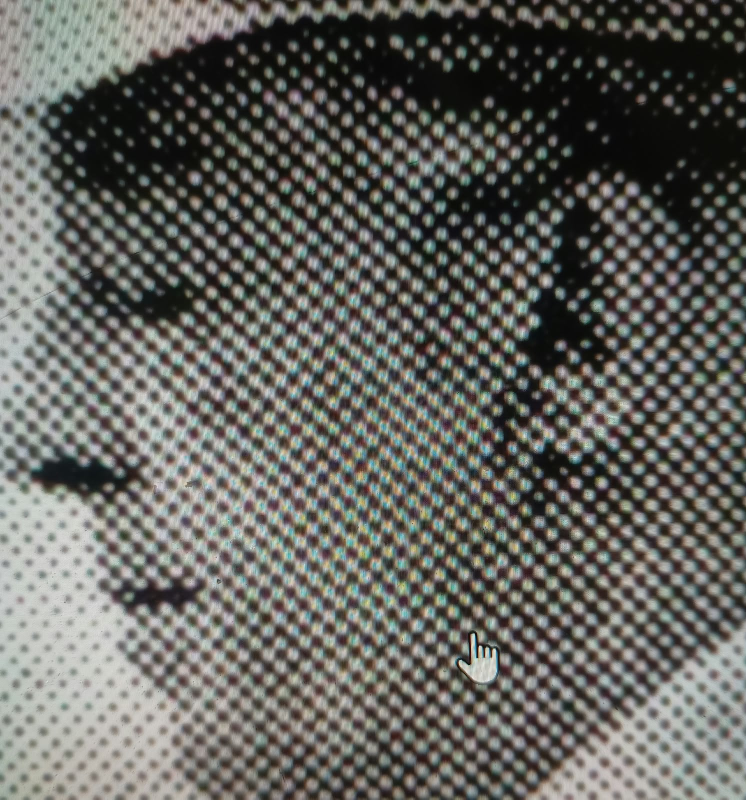
#> input picture assignment_2/q2/newspaper.jpeg, 1492 x 1599 px (shown at 1/2 size)
$ python q2d.py
#> lines starting #> are read from the running program, lines starting #| are printed output that depends on the picture; long printed decimals are rounded
### assignment_2/q2/q2functions.py
import numpy as np
import matplotlib.pyplot as plt
from scipy.ndimage import uniform_filter
from PIL import Image

# [63 lines left out: functions nearest_neighbor_resize, ideal_lowpass_filter, separable_butterworth_filter, not called in this run]

def create_notch_filter(shape, notch_points, radius):

    height, width = shape

    # Start by keeping every frequency
    H = np.ones((height, width))

    y = np.arange(height)
    x = np.arange(width)

    X, Y = np.meshgrid(x, y)

    # Create a zero-valued circular notch
    # around every selected frequency
    for point_y, point_x in notch_points:

        distance = np.sqrt((X - point_x) ** 2 + (Y - point_y) ** 2)
        H[distance <= radius] = 0

    return H

# 4. Optimum-notch weighting function w(x,y), computed over a local
#    (2a+1) x (2b+1) neighbourhood centred at every pixel:
#
#         mean(g*eta) - mean(g)*mean(eta)
#    w = ----------------------------------
#              mean(eta^2) - mean(eta)^2
#
#    All the mean terms are LOCAL averages (box filter of size
#    `win`), computed efficiently with scipy.ndimage.uniform_filter
#    instead of a manual double loop.

def optimum_notch_restore(g, eta, win):
    mean_g = uniform_filter(g, size=win, mode="reflect")
    mean_eta = uniform_filter(eta, size=win, mode="reflect")
    mean_g_eta = uniform_filter(g * eta, size=win, mode="reflect")
    mean_eta2 = uniform_filter(eta ** 2, size=win, mode="reflect")

    numerator = mean_g_eta - mean_g * mean_eta
    denominator = mean_eta2 - mean_eta ** 2

    eps = 1e-8  # avoid division by ~0 in flat regions of eta
    w = numerator / (denominator + eps)

    modulated_noise = w * eta
    restored = g - modulated_noise
    return w, modulated_noise, restored

### assignment_2/q2/q2d.py
import numpy as np
import matplotlib.pyplot as plt
from PIL import Image
from scipy.ndimage import uniform_filter
from q2functions import create_notch_filter, optimum_notch_restore

image = np.array(Image.open("newspaper.jpeg").convert("L")).astype(np.float64)
g = image  # alias matching the textbook notation: g(x,y) = noisy image

F = np.fft.fft2(g)
F_shifted = np.fft.fftshift(F)

notch_points = [
    # inner ring (fundamental frequencies)
    (832, 718), (766, 774),
    (769, 716), (829, 776),
    (802, 688), (796, 804),
    (863, 749), (735, 743),
    # outer ring (2nd-order harmonics of the same lattice)
    (740, 686), (858, 806),
    (735, 804), (863, 688),
    (827, 835), (771, 657),
    (764, 833), (834, 659),
    (704, 713), (894, 779),
    (702, 773), (896, 719),
]
radius = 8

# Notch-REJECT filter (0 at the noise frequencies, 1 elsewhere) -- same helper as part 2
H_reject = create_notch_filter(g.shape, notch_points, radius)

# The complementary notch-PASS filter keeps ONLY the small neighbourhoods
# around the noise frequencies and kills everything else.
H_pass = 1 - H_reject

# 3. Estimate the interference/noise pattern eta(x,y)
#    eta = IFT{ H_pass(u,v) * G(u,v) }
N_shifted = H_pass * F_shifted
eta = np.real(np.fft.ifft2(np.fft.ifftshift(N_shifted)))
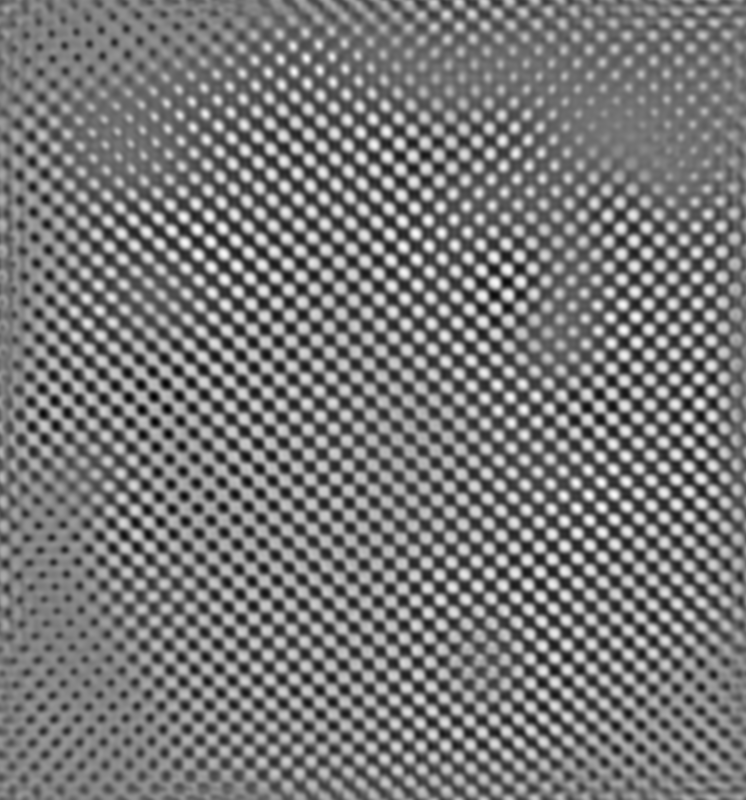
#> eta: shape (1599, 1492) float64 (shown at 1/2 size); min -90.86, max 102.4, mean 0; drawn with min black and max white


windows = [7,15,31,63]  # (2a+1) x (2b+1) neighbourhood, a = b = 15  -- justified in the discussion
optimum_notch_restore_results=[]
for i in windows:
    w, modulated_noise, restored = optimum_notch_restore(g, eta, i)
    optimum_notch_restore_results.append([w,modulated_noise,restored])
#> this loop made 4 passes
#> pass 1, in optimum_notch_restore, `mean_g_eta = uniform_filter(g * eta, size=win, mode="reflect")`:
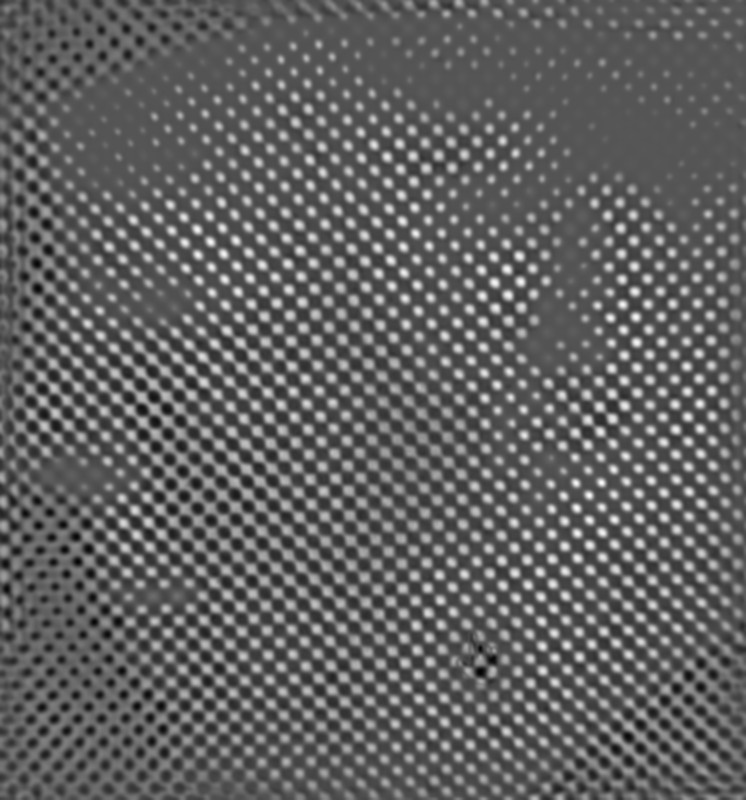
#> mean_g_eta: shape (1599, 1492) float64 (shown at 1/2 size); min -8986.4, max 17573.9, mean 1213.7; drawn with min black and max white
#> pass 1, in optimum_notch_restore, `mean_eta2 = uniform_filter(eta ** 2, size=win, mode="reflect")`:
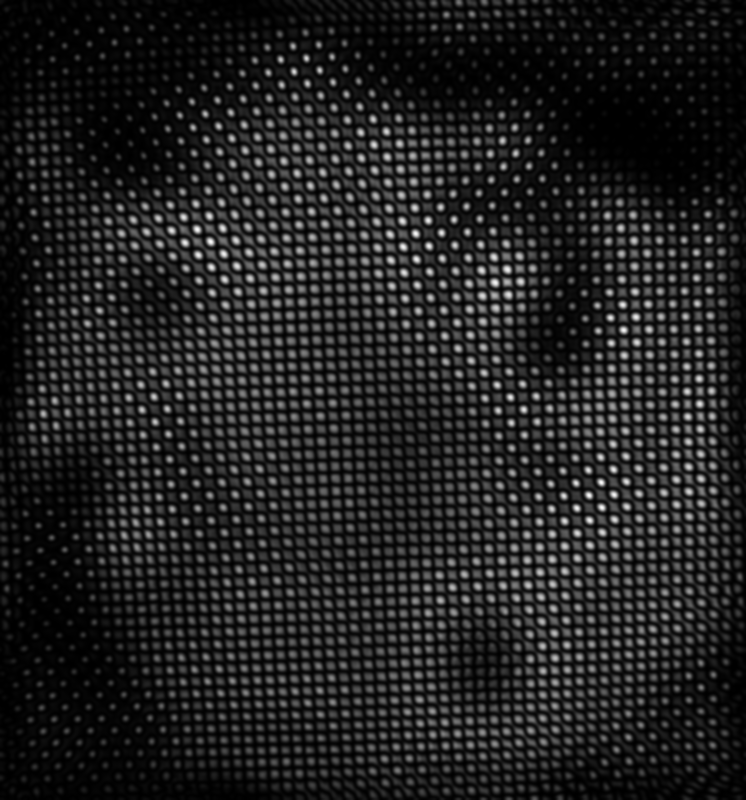
#> mean_eta2: shape (1599, 1492) float64 (shown at 1/2 size); min 0.126, max 9359.7, mean 1213.7; drawn with min black and max white
#> after the loop, optimum_notch_restore_results = 4 items

# 5. Required plots: estimated noise, weight function,
#    modulated noise, restored image
fig, axes = plt.subplots(4, 4, figsize=(14, 14))

for i in range(4):
    w = optimum_notch_restore_results[i][0]
    modulated_noise = optimum_notch_restore_results[i][1]
    restored = optimum_notch_restore_results[i][2]
    win = windows[i]

    axes[i, 0].imshow(eta, cmap="gray")
    axes[i, 0].set_title(r"Estimated noise $\eta(x,y)$")
    axes[i, 0].axis("off")

    wlo, whi = np.percentile(w, [1, 99])
    axes[i, 1].imshow(w, cmap="gray", vmin=wlo, vmax=whi)
    axes[i, 1].set_title(f"Weight function $w(x,y)$  (window={win}x{win})")
    axes[i, 1].axis("off")

    axes[i, 2].imshow(modulated_noise, cmap="gray")
    axes[i, 2].set_title(r"Modulated noise $w(x,y)\,\eta(x,y)$")
    axes[i, 2].axis("off")

    axes[i, 3].imshow(restored, cmap="gray")
    axes[i, 3].set_title("Restored image  " + r"$\hat f = g - w\eta$")
    axes[i, 3].axis("off")
#> this loop made 4 passes
#> (wlo, whi) on passes 1 to 4: (-1.37, 3.55), (-0.119, 2.4), (-0.0086, 2.07), (0.244, 1.63)
#> pass 1, `restored = optimum_notch_restore_results[i][2]`:
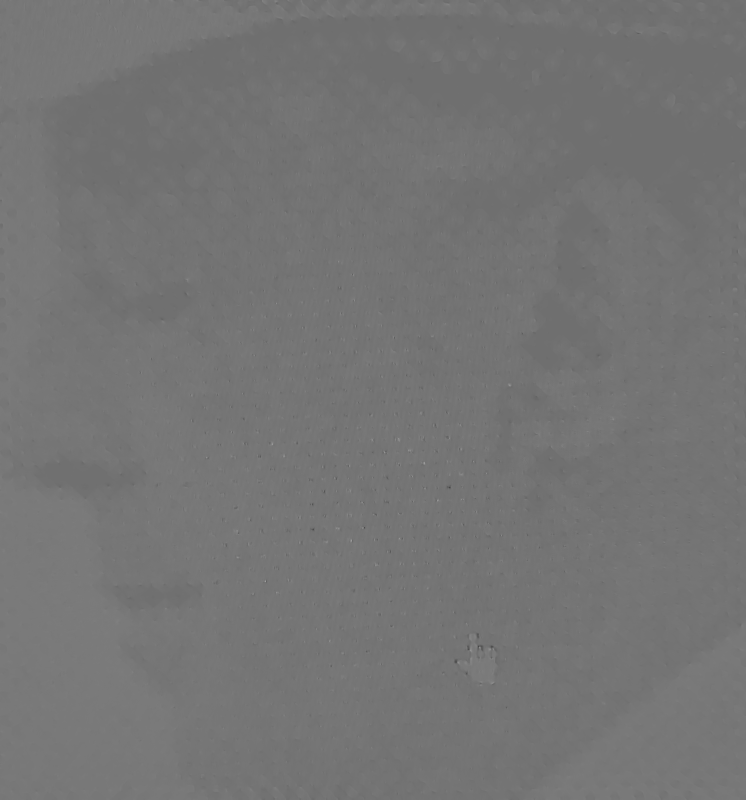
#> restored: shape (1599, 1492) float64 (shown at 1/2 size); min -1984, max 2569.5, mean 98.6; drawn with min black and max white
#> after the loop:
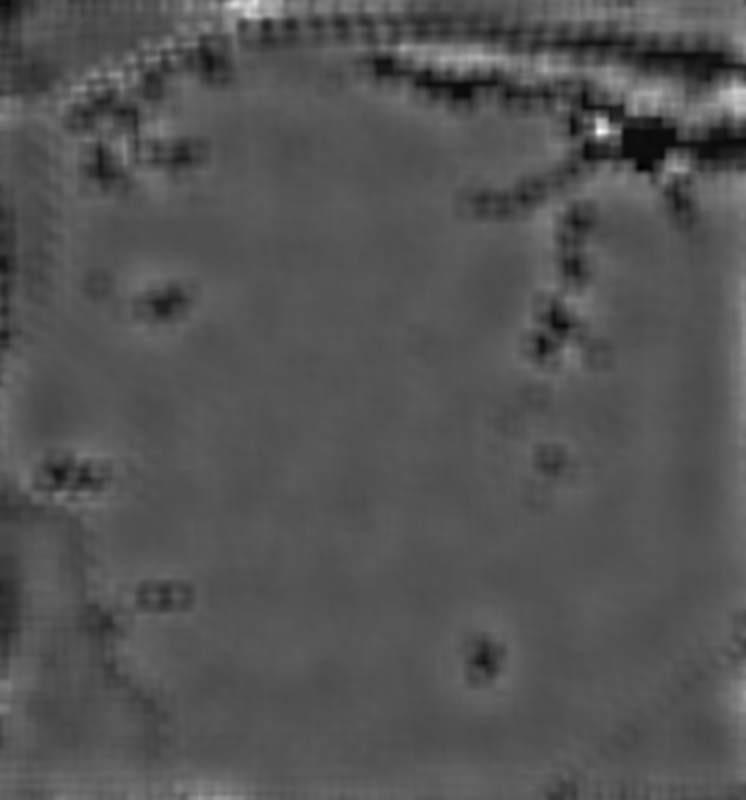
#> w: shape (1599, 1492) float64 (shown at 1/2 size); min -0.176, max 3.37, mean 0.998; drawn with min black and max white

plt.tight_layout()
plt.savefig(f"q2d.png", dpi=130, bbox_inches="tight")
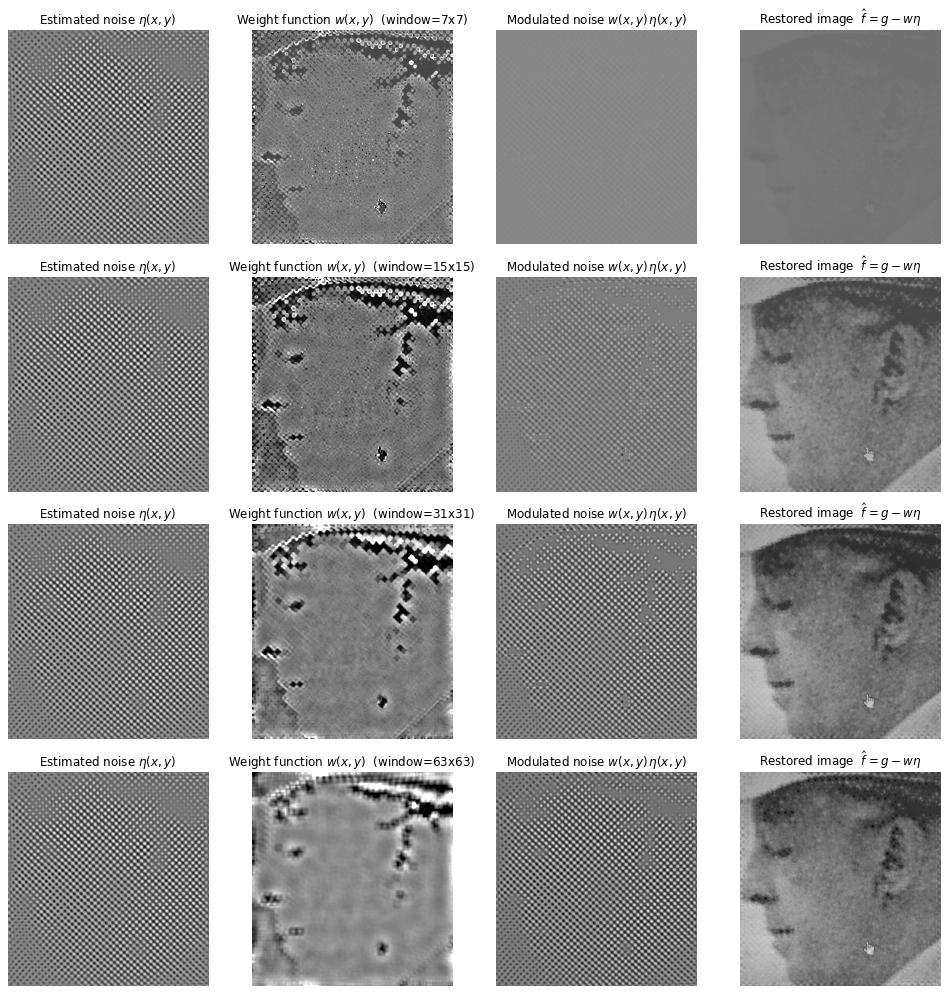
#> figure drawn by matplotlib, 16 panels
plt.show()
plt.close()

print("eta   min/max:", eta.min(), eta.max())
#| eta   min/max: -90.862 102.437
print("w     min/max:", w.min(), w.max())
#| w     min/max: -0.1763 3.370
print("wta    min/max:", modulated_noise.min(), modulated_noise.max())
#| wta    min/max: -86.795 109.355
print("rest  min/max:", restored.min(), restored.max())
#| rest  min/max: -58.399 288.570
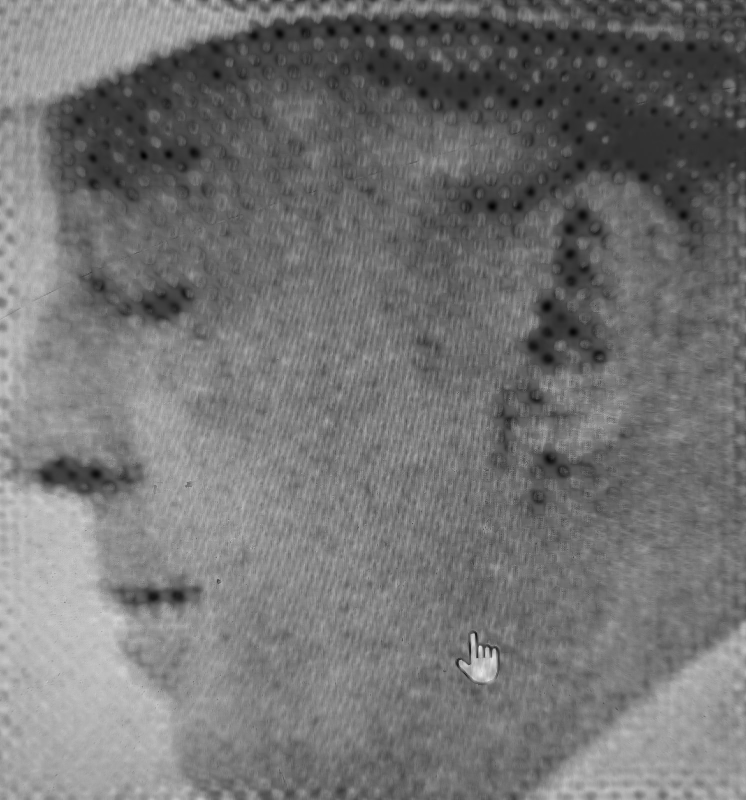
#> restored: shape (1599, 1492) float64 (shown at 1/2 size); min -58.4, max 288.6, mean 99.3; drawn with min black and max white
